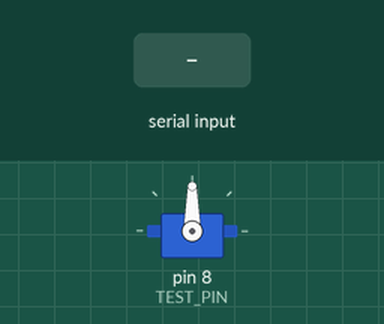
Recording of a sketch running on a simulated Arduino Uno, built with avr-gcc and run on an emulated ATmega328P. Shown: servo. Inputs (shaded band) come from the test bench. What the sketch prints to the serial monitor is not drawn.

Above: at 1.5 s.
1.6 s: "30,150\n" received over Serial
At 1.9 s:
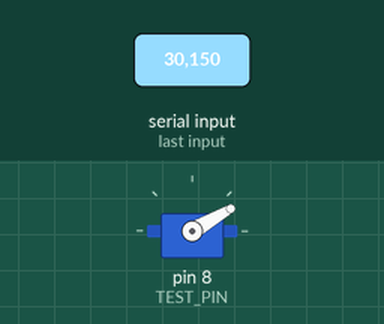
3.1 s: "5\n" received over Serial
At 4.3 s:
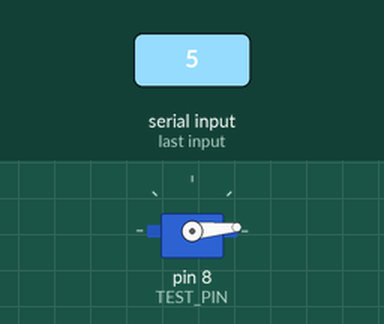
4.6 s: "90,45\n" received over Serial
At 5.4 s:
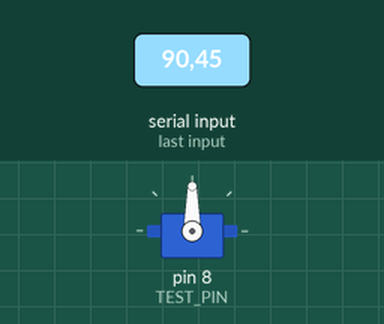
Timing chart, 0 to 7.6 s (numbered marks = the images above; inputs shaded):
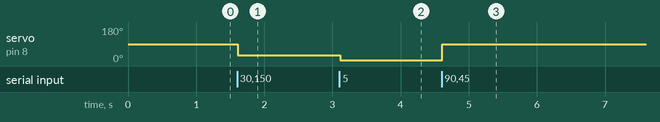

Measured:
- after the input at 1.6 s, servo on pin 8 (TEST_PIN): 90° → 30° at once
- after the input at 3.1 s, servo on pin 8 (TEST_PIN): 30° → 5° at once
- after the input at 4.6 s, servo on pin 8 (TEST_PIN): 5° → 90° at once

The sketch:

shouwan.ino
```cpp
#include <Servo.h>

Servo testServo;

// --- 测试引脚设定 ---
const int TEST_PIN = 8; // 当前测试：D8 (夹爪后方第一关节)

// 初始安全角度 (建议用手把机械臂托平，然后上电，通常 90 度是居中位置)
int currentAngle = 90;

void setup() {
  Serial.begin(9600);

  // 安全上电逻辑：先给指令，再连接引脚
  testServo.write(currentAngle);
  testServo.attach(TEST_PIN);

  // 打印操作指引
  Serial.println("========================================");
  Serial.println("单轴舵机测试程序已启动！");
  Serial.println("当前测试端口: D8 (从根部往上数第三个关节)");
  Serial.println("状态: 其他舵机已彻底屏蔽，保持未通电状态。");
  Serial.println("----------------------------------------");
  Serial.println("操作说明：");
  Serial.println("请在上方输入框直接输入角度数字 (0-180) 并按回车。");
  Serial.println("建议每次步进 5~10 度，观察上下摆动的极限。");
  Serial.println("========================================");
}

void loop() {
  // 检查串口是否有数据输入
  if (Serial.available() > 0) {
    // 稍微延时，等待整个数字进入缓冲区
    delay(10);

    // 直接读取输入的整数
    int targetAngle = Serial.parseInt();

    // 限制范围在 0 到 180 之间
    if (targetAngle >= 0 && targetAngle <= 180) {
      currentAngle = targetAngle;

      // 写入新角度
      testServo.write(currentAngle);

      // 串口反馈实时数据
      Serial.print("=> 执行指令... D8 当前角度: ");
      Serial.println(currentAngle);
    }

    // 清空缓冲区中残留的结束符
    while(Serial.available() > 0) {
      Serial.read();
    }
  }
}
```
